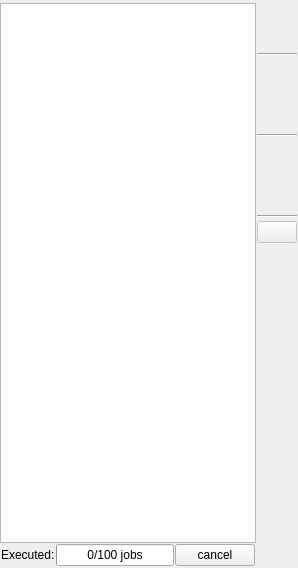
     <widget class="QWidget" name="tabNodes">
      <attribute name="title">
       <string>Nodes</string>
      </attribute>
      <layout class="QHBoxLayout" name="horizontalLayout_5">
       <property name="spacing">
        <number>1</number>
       </property>
       <property name="leftMargin">
        <number>0</number>
       </property>
       <property name="topMargin">
        <number>3</number>
       </property>
       <property name="rightMargin">
        <number>1</number>
       </property>
       <property name="bottomMargin">
        <number>1</number>
       </property>
       <item>
        <widget class="QFrame" name="frame">
         <property name="frameShape">
          <enum>QFrame::NoFrame</enum>
         </property>
         <property name="frameShadow">
          <enum>QFrame::Plain</enum>
         </property>
         <property name="lineWidth">
          <number>0</number>
         </property>
         <layout class="QVBoxLayout" name="verticalLayout_7">
          <property name="spacing">
           <number>0</number>
          </property>
          <property name="margin">
           <number>0</number>
          </property>
          <item>
           <widget class="QTreeView" name="nodeTreeView">
            <property name="selectionMode">
             <enum>QAbstractItemView::ExtendedSelection</enum>
            </property>
           </widget>
          </item>
          <item>
           <widget class="QFrame" name="progressFrame">
            <property name="frameShape">
             <enum>QFrame::NoFrame</enum>
            </property>
            <property name="frameShadow">
             <enum>QFrame::Plain</enum>
            </property>
            <property name="lineWidth">
             <number>0</number>
            </property>
            <layout class="QHBoxLayout" name="horizontalLayout">
             <property name="spacing">
              <number>1</number>
             </property>
             <property name="margin">
              <number>1</number>
             </property>
             <item>
              <widget class="QLabel" name="progressLabel">
               <property name="text">
                <string>Executed:</string>
               </property>
              </widget>
             </item>
             <item>
              <widget class="QProgressBar" name="progressBar">
               <property name="value">
                <number>0</number>
               </property>
               <property name="format">
                <string>%v/%m jobs</string>
               </property>
              </widget>
             </item>
             <item>
              <widget class="QPushButton" name="progressCancelButton">
               <property name="text">
                <string>cancel</string>
               </property>
              </widget>
             </item>
            </layout>
           </widget>
          </item>
         </layout>
        </widget>
       </item>
       <item>
        <widget class="QFrame" name="controlNodesFrame">
         <property name="sizePolicy">
          <sizepolicy hsizetype="Preferred" vsizetype="Preferred">
           <horstretch>0</horstretch>
           <verstretch>0</verstretch>
          </sizepolicy>
         </property>
         <property name="toolTip">
          <string>&lt;!DOCTYPE HTML PUBLIC &quot;-//W3C//DTD HTML 4.0//EN&quot; &quot;http://www.w3.org/TR/REC-html40/strict.dtd&quot;&gt;
&lt;html&gt;&lt;head&gt;&lt;meta name=&quot;qrichtext&quot; content=&quot;1&quot; /&gt;&lt;style type=&quot;text/css&quot;&gt;
p, li { white-space: pre-wrap; }
&lt;/style&gt;&lt;/head&gt;&lt;body style=&quot; font-family:'Ubuntu'; font-size:9pt; font-weight:400; font-style:normal;&quot;&gt;
&lt;p style=&quot; margin-top:0px; margin-bottom:0px; margin-left:0px; margin-right:0px; -qt-block-indent:0; text-indent:0px;&quot;&gt;&lt;span style=&quot; font-size:11pt;&quot;&gt;Shortcuts:&lt;/span&gt;&lt;/p&gt;
&lt;p style=&quot; margin-top:0px; margin-bottom:0px; margin-left:0px; margin-right:0px; -qt-block-indent:0; text-indent:0px;&quot;&gt;&lt;span style=&quot; font-size:11pt;&quot;&gt;    &lt;/span&gt;&lt;span style=&quot; font-size:11pt; font-weight:600;&quot;&gt;Alt+E&lt;/span&gt;&lt;span style=&quot; font-size:11pt;&quot;&gt; expand all groups&lt;/span&gt;&lt;/p&gt;
&lt;p style=&quot; margin-top:0px; margin-bottom:0px; margin-left:0px; margin-right:0px; -qt-block-indent:0; text-indent:0px;&quot;&gt;&lt;span style=&quot; font-size:11pt;&quot;&gt;    &lt;/span&gt;&lt;span style=&quot; font-size:11pt; font-weight:600;&quot;&gt;Alt+C&lt;/span&gt;&lt;span style=&quot; font-size:11pt;&quot;&gt; collapse all groups&lt;/span&gt;&lt;/p&gt;
&lt;p style=&quot; margin-top:0px; margin-bottom:0px; margin-left:0px; margin-right:0px; -qt-block-indent:0; text-indent:0px;&quot;&gt;&lt;span style=&quot; font-size:11pt;&quot;&gt;    &lt;/span&gt;&lt;span style=&quot; font-size:11pt; font-weight:600;&quot;&gt;Alt+{1..5}&lt;/span&gt;&lt;span style=&quot; font-size:11pt;&quot;&gt; select all nodes of a group (expect manage nodes)&lt;/span&gt;&lt;/p&gt;
&lt;p style=&quot; margin-top:0px; margin-bottom:0px; margin-left:0px; margin-right:0px; -qt-block-indent:0; text-indent:0px;&quot;&gt;&lt;span style=&quot; font-size:11pt;&quot;&gt;    &lt;/span&gt;&lt;span style=&quot; font-size:11pt; font-weight:600;&quot;&gt;Alt+R&lt;/span&gt;&lt;span style=&quot; font-size:11pt;&quot;&gt; run selected nodes&lt;/span&gt;&lt;/p&gt;
&lt;p style=&quot; margin-top:0px; margin-bottom:0px; margin-left:0px; margin-right:0px; -qt-block-indent:0; text-indent:0px;&quot;&gt;&lt;span style=&quot; font-size:11pt;&quot;&gt;    &lt;/span&gt;&lt;span style=&quot; font-size:11pt; font-weight:600;&quot;&gt;Alt+S&lt;/span&gt;&lt;span style=&quot; font-size:11pt;&quot;&gt; stop selected nodes&lt;/span&gt;&lt;/p&gt;
&lt;p style=&quot;-qt-paragraph-type:empty; margin-top:0px; margin-bottom:0px; margin-left:0px; margin-right:0px; -qt-block-indent:0; text-indent:0px; font-size:11pt;&quot;&gt;&lt;/p&gt;&lt;/body&gt;&lt;/html&gt;</string>
         </property>
         <layout class="QVBoxLayout" name="verticalLayout_4">
          <property name="spacing">
           <number>3</number>
          </property>
          <property name="margin">
           <number>0</number>
          </property>
          <item>
           <widget class="QPushButton" name="startButton">
            <property name="enabled">
             <bool>false</bool>
            </property>
            <property name="sizePolicy">
             <sizepolicy hsizetype="Preferred" vsizetype="Fixed">
              <horstretch>0</horstretch>
              <verstretch>0</verstretch>
             </sizepolicy>
            </property>
            <property name="maximumSize">
             <size>
              <width>40</width>
              <height>40</height>
             </size>
            </property>
            <property name="toolTip">
             <string>&lt;!DOCTYPE HTML PUBLIC &quot;-//W3C//DTD HTML 4.0//EN&quot; &quot;http://www.w3.org/TR/REC-html40/strict.dtd&quot;&gt;
&lt;html&gt;&lt;head&gt;&lt;meta name=&quot;qrichtext&quot; content=&quot;1&quot; /&gt;&lt;style type=&quot;text/css&quot;&gt;
p, li { white-space: pre-wrap; }
&lt;/style&gt;&lt;/head&gt;&lt;body style=&quot; font-family:'Ubuntu'; font-size:11pt; font-weight:400; font-style:normal;&quot;&gt;
&lt;p style=&quot; margin-top:0px; margin-bottom:0px; margin-left:0px; margin-right:0px; -qt-block-indent:0; text-indent:0px;&quot;&gt;Start  selected service, hold &lt;/p&gt;
&lt;p style=&quot; margin-top:0px; margin-bottom:0px; margin-left:0px; margin-right:0px; -qt-block-indent:0; text-indent:0px;&quot;&gt;  &lt;span style=&quot; font-weight:600;&quot;&gt;Ctrl&lt;/span&gt; to prefer the default configuration&lt;/p&gt;
&lt;p style=&quot; margin-top:0px; margin-bottom:0px; margin-left:0px; margin-right:0px; -qt-block-indent:0; text-indent:0px;&quot;&gt;  &lt;span style=&quot; font-weight:600;&quot;&gt;Shift&lt;/span&gt; to prefer a loded configuration&lt;/p&gt;&lt;/body&gt;&lt;/html&gt;</string>
            </property>
            <property name="icon">
             <iconset resource="GUI.qrc">
              <normaloff>:/icons/deleket_deviantart_play.png</normaloff>:/icons/deleket_deviantart_play.png</iconset>
            </property>
            <property name="iconSize">
             <size>
              <width>32</width>
              <height>32</height>
             </size>
            </property>
            <property name="flat">
             <bool>true</bool>
            </property>
           </widget>
          </item>
          <item>
           <widget class="QPushButton" name="stopButton">
            <property name="enabled">
             <bool>false</bool>
            </property>
            <property name="sizePolicy">
             <sizepolicy hsizetype="Preferred" vsizetype="Fixed">
              <horstretch>0</horstretch>
              <verstretch>0</verstretch>
             </sizepolicy>
            </property>
            <property name="maximumSize">
             <size>
              <width>40</width>
              <height>40</height>
             </size>
            </property>
            <property name="toolTip">
             <string>&lt;!DOCTYPE HTML PUBLIC &quot;-//W3C//DTD HTML 4.0//EN&quot; &quot;http://www.w3.org/TR/REC-html40/strict.dtd&quot;&gt;
&lt;html&gt;&lt;head&gt;&lt;meta name=&quot;qrichtext&quot; content=&quot;1&quot; /&gt;&lt;style type=&quot;text/css&quot;&gt;
p, li { white-space: pre-wrap; }
&lt;/style&gt;&lt;/head&gt;&lt;body style=&quot; font-family:'Ubuntu'; font-size:9pt; font-weight:400; font-style:normal;&quot;&gt;
&lt;p style=&quot; margin-top:0px; margin-bottom:0px; margin-left:0px; margin-right:0px; -qt-block-indent:0; text-indent:0px;&quot;&gt;&lt;span style=&quot; font-size:11pt;&quot;&gt;Stop selected service &lt;/span&gt;&lt;/p&gt;
&lt;p style=&quot; margin-top:0px; margin-bottom:0px; margin-left:0px; margin-right:0px; -qt-block-indent:0; text-indent:0px;&quot;&gt;&lt;span style=&quot; font-size:11pt;&quot;&gt;  &lt;/span&gt;&lt;span style=&quot; font-size:11pt; font-weight:600;&quot;&gt;Ctrl+Backspace&lt;/span&gt;&lt;span style=&quot; font-size:11pt;&quot;&gt; to send SIGKILL&lt;/span&gt;&lt;/p&gt;
&lt;p style=&quot; margin-top:0px; margin-bottom:0px; margin-left:0px; margin-right:0px; -qt-block-indent:0; text-indent:0px;&quot;&gt;&lt;span style=&quot; font-size:11pt;&quot;&gt;  &lt;/span&gt;&lt;span style=&quot; font-size:11pt; font-weight:600;&quot;&gt;Ctrl+Delete&lt;/span&gt;&lt;span style=&quot; font-size:11pt;&quot;&gt; to unregister from ROS master&lt;/span&gt;&lt;/p&gt;
&lt;p style=&quot;-qt-paragraph-type:empty; margin-top:0px; margin-bottom:0px; margin-left:0px; margin-right:0px; -qt-block-indent:0; text-indent:0px; font-size:11pt;&quot;&gt;&lt;/p&gt;
&lt;p style=&quot; margin-top:0px; margin-bottom:0px; margin-left:0px; margin-right:0px; -qt-block-indent:0; text-indent:0px;&quot;&gt;&lt;span style=&quot; font-size:11pt; font-weight:600;&quot;&gt;Note:&lt;/span&gt;&lt;span style=&quot; font-size:11pt;&quot;&gt; if a node was killed on a remote host, it shows still as running. Unregister it manually!&lt;/span&gt;&lt;/p&gt;
&lt;p style=&quot;-qt-paragraph-type:empty; margin-top:0px; margin-bottom:0px; margin-left:0px; margin-right:0px; -qt-block-indent:0; text-indent:0px; font-size:11pt;&quot;&gt;&lt;/p&gt;
&lt;p style=&quot; margin-top:0px; margin-bottom:0px; margin-left:0px; margin-right:0px; -qt-block-indent:0; text-indent:0px;&quot;&gt;&lt;span style=&quot; font-size:11pt; font-weight:600;&quot;&gt;Note:&lt;/span&gt;&lt;span style=&quot; font-size:11pt;&quot;&gt; The stop button is disabled on errors&lt;/span&gt;&lt;/p&gt;&lt;/body&gt;&lt;/html&gt;</string>
            </property>
            <property name="icon">
             <iconset resource="GUI.qrc">
              <normaloff>:/icons/deleket_deviantart_stop.png</normaloff>:/icons/deleket_deviantart_stop.png</iconset>
            </property>
            <property name="iconSize">
             <size>
              <width>32</width>
              <height>32</height>
             </size>
            </property>
            <property name="flat">
             <bool>true</bool>
            </property>
           </widget>
          </item>
          <item>
           <widget class="Line" name="line1_2">
            <property name="orientation">
             <enum>Qt::Horizontal</enum>
            </property>
           </widget>
          </item>
          <item>
           <widget class="QPushButton" name="ioButton">
            <property name="enabled">
             <bool>false</bool>
            </property>
            <property name="sizePolicy">
             <sizepolicy hsizetype="Preferred" vsizetype="Fixed">
              <horstretch>0</horstretch>
              <verstretch>0</verstretch>
             </sizepolicy>
            </property>
            <property name="maximumSize">
             <size>
              <width>40</width>
              <height>40</height>
             </size>
            </property>
            <property name="toolTip">
             <string>&lt;!DOCTYPE HTML PUBLIC &quot;-//W3C//DTD HTML 4.0//EN&quot; &quot;http://www.w3.org/TR/REC-html40/strict.dtd&quot;&gt;
&lt;html&gt;&lt;head&gt;&lt;meta name=&quot;qrichtext&quot; content=&quot;1&quot; /&gt;&lt;style type=&quot;text/css&quot;&gt;
p, li { white-space: pre-wrap; }
&lt;/style&gt;&lt;/head&gt;&lt;body style=&quot; font-family:'Ubuntu'; font-size:9pt; font-weight:400; font-style:normal;&quot;&gt;
&lt;p style=&quot; margin-top:0px; margin-bottom:0px; margin-left:0px; margin-right:0px; -qt-block-indent:0; text-indent:0px;&quot;&gt;&lt;span style=&quot; font-size:11pt;&quot;&gt;Show terminal that is connected to the selected service&lt;/span&gt;&lt;/p&gt;
&lt;p style=&quot; margin-top:0px; margin-bottom:0px; margin-left:0px; margin-right:0px; -qt-block-indent:0; text-indent:0px;&quot;&gt;&lt;span style=&quot; font-size:11pt;&quot;&gt;  &lt;/span&gt;&lt;span style=&quot; font-size:11pt; font-weight:600;&quot;&gt;Shift+Backspace&lt;/span&gt;&lt;span style=&quot; font-size:11pt;&quot;&gt; to send SIGKILL to assigned SCREENs&lt;/span&gt;&lt;/p&gt;
&lt;p style=&quot;-qt-paragraph-type:empty; margin-top:0px; margin-bottom:0px; margin-left:0px; margin-right:0px; -qt-block-indent:0; text-indent:0px; font-size:11pt;&quot;&gt;&lt;/p&gt;
&lt;p style=&quot; margin-top:0px; margin-bottom:0px; margin-left:0px; margin-right:0px; -qt-block-indent:0; text-indent:0px;&quot;&gt;&lt;span style=&quot; font-size:11pt; font-weight:600;&quot;&gt;Note:&lt;/span&gt;&lt;span style=&quot; font-size:11pt;&quot;&gt; if a node was killed on a remote host, it shows still as running. Unregister it manually!&lt;/span&gt;&lt;/p&gt;&lt;/body&gt;&lt;/html&gt;</string>
            </property>
            <property name="icon">
             <iconset resource="GUI.qrc">
              <normaloff>:/icons/crystal_clear_show_io.png</normaloff>:/icons/crystal_clear_show_io.png</iconset>
            </property>
            <property name="iconSize">
             <size>
              <width>32</width>
              <height>32</height>
             </size>
            </property>
            <property name="flat">
             <bool>true</bool>
            </property>
           </widget>
          </item>
          <item>
           <widget class="QPushButton" name="logButton">
            <property name="enabled">
             <bool>false</bool>
            </property>
            <property name="sizePolicy">
             <sizepolicy hsizetype="Preferred" vsizetype="Fixed">
              <horstretch>0</horstretch>
              <verstretch>0</verstretch>
             </sizepolicy>
            </property>
            <property name="maximumSize">
             <size>
              <width>40</width>
              <height>40</height>
             </size>
            </property>
            <property name="toolTip">
             <string>Show log file of selected service</string>
            </property>
            <property name="text">
             <string/>
            </property>
            <property name="icon">
             <iconset resource="GUI.qrc">
              <normaloff>:/icons/crystal_clear_show_log.png</normaloff>:/icons/crystal_clear_show_log.png</iconset>
            </property>
            <property name="iconSize">
             <size>
              <width>32</width>
              <height>32</height>
             </size>
            </property>
            <property name="flat">
             <bool>true</bool>
            </property>
           </widget>
          </item>
          <item>
           <widget class="QPushButton" name="logDeleteButton">
            <property name="enabled">
             <bool>false</bool>
            </property>
            <property name="sizePolicy">
             <sizepolicy hsizetype="Preferred" vsizetype="Fixed">
              <horstretch>0</horstretch>
              <verstretch>0</verstretch>
             </sizepolicy>
            </property>
            <property name="maximumSize">
             <size>
              <width>40</width>
              <height>40</height>
             </size>
            </property>
            <property name="toolTip">
             <string>Delete log file of selected service</string>
            </property>
            <property name="icon">
             <iconset resource="GUI.qrc">
              <normaloff>:/icons/crystal_clear_show_delete_log.png</normaloff>:/icons/crystal_clear_show_delete_log.png</iconset>
            </property>
            <property name="iconSize">
             <size>
              <width>32</width>
              <height>32</height>
             </size>
            </property>
            <property name="flat">
             <bool>true</bool>
            </property>
           </widget>
          </item>
          <item>
           <widget class="Line" name="line2_2">
            <property name="orientation">
             <enum>Qt::Horizontal</enum>
            </property>
           </widget>
          </item>
          <item>
           <widget class="QPushButton" name="dynamicConfigButton">
            <property name="enabled">
             <bool>false</bool>
            </property>
            <property name="sizePolicy">
             <sizepolicy hsizetype="Preferred" vsizetype="Fixed">
              <horstretch>0</horstretch>
              <verstretch>0</verstretch>
             </sizepolicy>
            </property>
            <property name="maximumSize">
             <size>
              <width>40</width>
              <height>40</height>
             </size>
            </property>
            <property name="toolTip">
             <string>Edit the configuration of the node using dynamic reconfigure</string>
            </property>
            <property name="icon">
             <iconset resource="GUI.qrc">
              <normaloff>:/icons/crystal_clear_dyncfg.png</normaloff>:/icons/crystal_clear_dyncfg.png</iconset>
            </property>
            <property name="iconSize">
             <size>
              <width>32</width>
              <height>32</height>
             </size>
            </property>
            <property name="flat">
             <bool>true</bool>
            </property>
           </widget>
          </item>
          <item>
           <widget class="QPushButton" name="editRosParamButton">
            <property name="enabled">
             <bool>false</bool>
            </property>
            <property name="sizePolicy">
             <sizepolicy hsizetype="Preferred" vsizetype="Fixed">
              <horstretch>0</horstretch>
              <verstretch>0</verstretch>
             </sizepolicy>
            </property>
            <property name="maximumSize">
             <size>
              <width>40</width>
              <height>40</height>
             </size>
            </property>
            <property name="toolTip">
             <string>&lt;html&gt;&lt;head/&gt;&lt;body&gt;&lt;p&gt;Edit configuration of selected service in ROS parameter server&lt;/p&gt;&lt;/body&gt;&lt;/html&gt;</string>
            </property>
            <property name="icon">
             <iconset resource="GUI.qrc">
              <normaloff>:/icons/default_cfg_edit.png</normaloff>:/icons/default_cfg_edit.png</iconset>
            </property>
            <property name="iconSize">
             <size>
              <width>32</width>
              <height>32</height>
             </size>
            </property>
            <property name="flat">
             <bool>true</bool>
            </property>
           </widget>
          </item>
          <item>
           <widget class="QPushButton" name="editConfigButton">
            <property name="enabled">
             <bool>false</bool>
            </property>
            <property name="sizePolicy">
             <sizepolicy hsizetype="Preferred" vsizetype="Fixed">
              <horstretch>0</horstretch>
              <verstretch>0</verstretch>
             </sizepolicy>
            </property>
            <property name="maximumSize">
             <size>
              <width>40</width>
              <height>40</height>
             </size>
            </property>
            <property name="toolTip">
             <string>&lt;html&gt;&lt;head/&gt;&lt;body&gt;&lt;p&gt;Edit configuration of selected service in launch file&lt;/p&gt;&lt;/body&gt;&lt;/html&gt;</string>
            </property>
            <property name="icon">
             <iconset resource="GUI.qrc">
              <normaloff>:/icons/crystal_clear_edit_launch.png</normaloff>:/icons/crystal_clear_edit_launch.png</iconset>
            </property>
            <property name="iconSize">
             <size>
              <width>32</width>
              <height>32</height>
             </size>
            </property>
            <property name="flat">
             <bool>true</bool>
            </property>
           </widget>
          </item>
          <item>
           <widget class="Line" name="line3_2">
            <property name="orientation">
             <enum>Qt::Horizontal</enum>
            </property>
           </widget>
          </item>
          <item>
           <widget class="QPushButton" name="saveButton">
            <property name="enabled">
             <bool>false</bool>
            </property>
            <property name="sizePolicy">
             <sizepolicy hsizetype="Preferred" vsizetype="Fixed">
              <horstretch>0</horstretch>
              <verstretch>0</verstretch>
             </sizepolicy>
            </property>
            <property name="maximumSize">
             <size>
              <width>40</width>
              <height>40</height>
             </size>
            </property>
            <property name="toolTip">
             <string>&lt;html&gt;&lt;head/&gt;&lt;body&gt;&lt;p&gt;Stores loaded launch files in a new file.&lt;/p&gt;&lt;p&gt;No sanity check!&lt;/p&gt;&lt;/body&gt;&lt;/html&gt;</string>
            </property>
            <property name="icon">
             <iconset resource="GUI.qrc">
              <normaloff>:/icons/save.png</normaloff>:/icons/save.png</iconset>
            </property>
            <property name="iconSize">
             <size>
              <width>32</width>
              <height>32</height>
             </size>
            </property>
           </widget>
          </item>
          <item>
           <spacer name="verticalSpacer_2">
            <property name="orientation">
             <enum>Qt::Vertical</enum>
            </property>
            <property name="sizeHint" stdset="0">
             <size>
              <width>16</width>
              <height>299</height>
             </size>
            </property>
           </spacer>
          </item>
          <item>
           <widget class="QPushButton" name="closeCfgButton">
            <property name="enabled">
             <bool>false</bool>
            </property>
            <property name="sizePolicy">
             <sizepolicy hsizetype="Preferred" vsizetype="Fixed">
              <horstretch>0</horstretch>
              <verstretch>0</verstretch>
             </sizepolicy>
            </property>
            <property name="maximumSize">
             <size>
              <width>40</width>
              <height>40</height>
             </size>
            </property>
            <property name="toolTip">
             <string>Closes open configurations (Ctrl+F4)</string>
            </property>
            <property name="icon">
             <iconset resource="GUI.qrc">
              <normaloff>:/icons/crystal_clear_button_close.png</normaloff>:/icons/crystal_clear_button_close.png</iconset>
            </property>
            <property name="iconSize">
             <size>
              <width>32</width>
              <height>32</height>
             </size>
            </property>
            <property name="shortcut">
             <string>Ctrl+F4</string>
            </property>
            <property name="flat">
             <bool>true</bool>
            </property>
           </widget>
          </item>
         </layout>
        </widget>
       </item>
      </layout>
     </widget>
